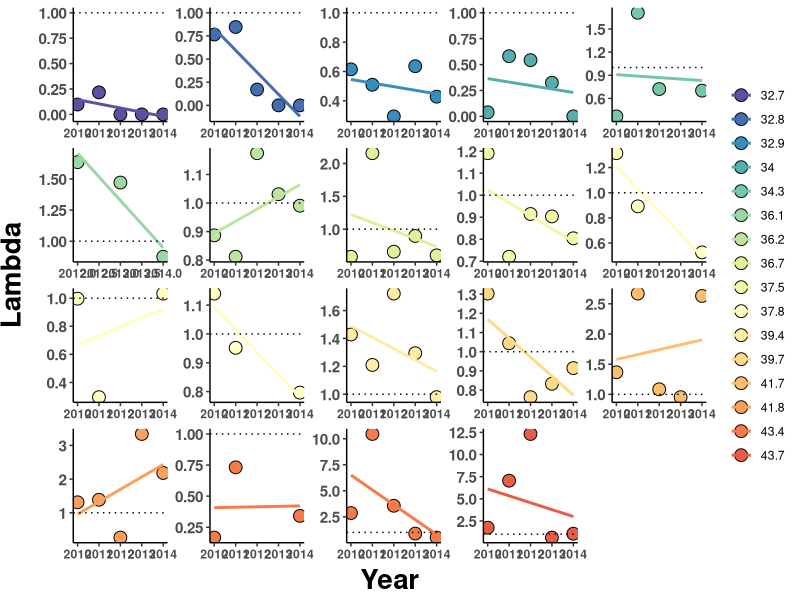
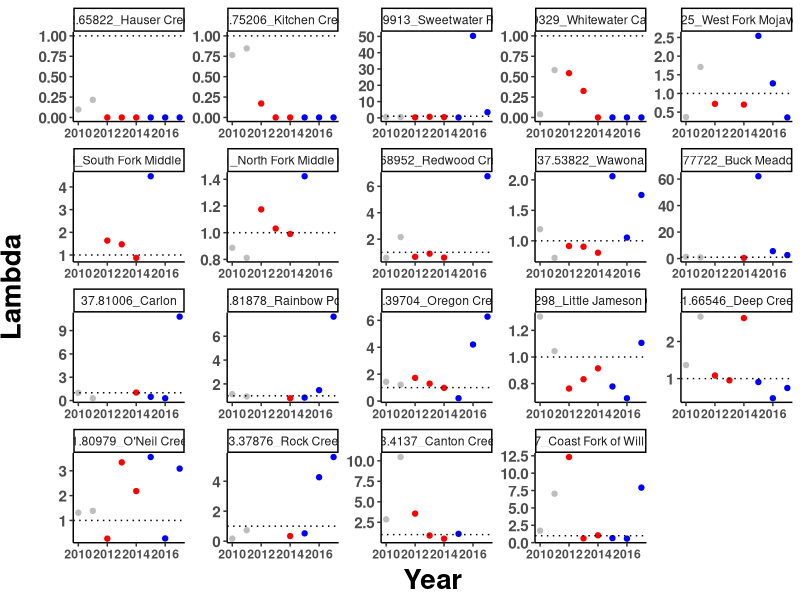

The R source for these figures, in order: (Note: this script raises an error after producing the figures.)
#### PROJECT: Evolutionary rescue of Mimulus cardinalis populations during extreme drought
#### PURPOSE OF THIS SCRIPT: Produce demography graphs for publication
#### AUTHOR: Amy Angert & Daniel Anstett
#### DATE LAST MODIFIED: 20240627


#*******************************************************************************
#### 0. Clean workspace and load required packages
#*******************************************************************************

# Remove objects and clear workspace
rm(list = ls(all=TRUE))

# Make vector of packages needed
packages_needed <- c("tidyverse", "RColorBrewer","cowplot")

# Install packages needed (if not already installed)
for (i in 1:length(packages_needed)){
  if(!(packages_needed[i] %in% installed.packages())){install.packages(packages_needed[i])}
}

# Load packages needed
for (i in 1:length(packages_needed)){
  library(packages_needed[i], character.only = TRUE)
}


#*******************************************************************************
### 1. Read in lambda estimates for each site and year 
#*******************************************************************************
dat <- read.csv("data/demography data/siteYear.lambda_2010-2019.csv") %>% 
  mutate(Site.Name=paste(Latitude,Site, sep = "_")) %>% filter(Year!=2018) %>% filter(Site!="Mill Creek")

# add color ramp column
color <- read_csv("data/genomic_data/pop_meta_data.csv") %>% 
  dplyr::select(Site, Lat.Color) %>% 
  unique()

dat <- left_join(dat, color)

dat_pre <- dat %>% filter(Year<2012)
dat_drought <- dat %>% filter(between(Year,2012,2014))
dat_recovery <- dat %>% filter(between(Year,2015,2017))
dat_post <- dat %>% filter(Year>2017)
dat_decline <- dat %>% filter(Year<2015)

#*******************************************************************************
### 1. Visualize declines over time for all sites (Fig S1)
#*******************************************************************************

#Decline only
ggplot(dat_decline, aes(x=Year, y=lambda)) +
  geom_point(aes(fill=as.factor(round(Latitude, 1))), shape=21, size=4) +
  geom_smooth(method=lm, se=FALSE, aes(color=as.factor(round(Latitude, 1)))) + 
  scale_color_manual(values=rev(unique(dat_decline$Lat.Color)), aesthetics = c("color", "fill")) +
  scale_y_continuous(name="Lambda")+ scale_x_continuous(name="Year")+
  geom_hline(yintercept=1, linetype="dotted") +
  facet_wrap(~Site.Name, scale="free") + theme_classic() + theme(
    #facet_wrap(~Site.Lat, scale="free") + theme_classic() + theme(
    axis.text.x = element_text(face="bold"),
    axis.text.y = element_text(size=11,face="bold"),
    axis.title.x = element_text(color="black", size=20, vjust = 0.5, face="bold"),
    axis.title.y = element_text(color="black", size=20,vjust = 2, face="bold",hjust=0.5)) + theme(strip.background = element_blank(), strip.text.x = element_blank(), legend.title = element_blank())

#ggsave("Graphs/Demography/01_decline.pdf",width=14, height = 8, units = "in")


#*******************************************************************************
### 3. Visualize estimates over time for all sites (Fig S1)
#*******************************************************************************

#Decline & Recovery
ggplot(dat, aes(x=Year, y=lambda)) +
  geom_point(data=filter(dat, Year<2012), col="grey") +
  geom_point(data=filter(dat, between(Year,2012,2014)), col="red") +
  geom_point(data=filter(dat, between(Year,2015,2017)), col="blue") +
  geom_point(data=filter(dat, Year>2017), col="grey") +
  scale_y_continuous(name="Lambda")+ 
  scale_x_continuous(name="Year",limits = c(2010, 2017))+
  geom_hline(yintercept=1, linetype="dotted") +
  facet_wrap(~Site.Name, scale="free") + theme_classic() + theme(
  #facet_wrap(~Site.Lat, scale="free") + theme_classic() + theme(
    axis.text.x = element_text(face="bold"),
    axis.text.y = element_text(size=11,face="bold"),
    axis.title.x = element_text(color="black", size=20, vjust = 0.5, face="bold"),
    axis.title.y = element_text(color="black", size=20,vjust = 2, face="bold",hjust=0.5))
#+
#theme(strip.background = element_blank(), strip.text.x = element_blank(),
#     legend.title = element_blank())

ggsave("Graphs/Demography/01_decline_recovery.pdf",width=14, height = 8, units = "in")



#*******************************************************************************
### 4. Visualize decline over time for select sites (Fig 1D)
#*******************************************************************************

#Little Jamison
dat_little <- dat %>% filter(Site=="Little Jameson Creek") %>% filter(Year<2015)
plot_3 <- ggplot(dat_little, aes(x=Year, y=lambda)) + geom_point(size=4,shape=21,fill="#9BD7A4") +
  #geom_smooth(data=filter(dat_little, Year<2015), method="lm", se=FALSE, col="#9BD7A4",size=1.5) +
  #geom_smooth(data=filter(dat_little, Year>2014), method="lm", se=FALSE, col="blue") +
  scale_y_continuous(name="Lambda")+ scale_x_continuous(name="")+
  geom_hline(yintercept=1, linetype="dotted",size=0.8) + theme_classic() + theme(
    #facet_wrap(~Site.Lat, scale="free") + theme_classic() + theme(
    axis.text.x = element_text(size=18,face="bold"),
    axis.text.y = element_text(size=18,face="bold"),
    axis.title.x = element_text(color="black", size=20, vjust = 0.5, face="bold"),
    axis.title.y = element_text(color="black", size=22,vjust = 2, face="bold",hjust=0.5))
plot_3
ggsave("Graphs/Demography/sites/05_little_jamison.pdf",width=5, height = 4, units = "in")


#*******************************************************************************
### 5. Visualize estimates over time for select sites
#*******************************************************************************

#Kitchen creek
dat_kitchen <- dat %>% filter(Paper_ID==15)
plot_1 <- ggplot(dat_kitchen, aes(x=Year, y=lambda)) + geom_point(size=2) +
  geom_smooth(data=filter(dat_kitchen, Year<2015), method="lm", se=FALSE, col="red") +
  geom_smooth(data=filter(dat_kitchen, Year>2014), method="lm", se=FALSE, col="blue") +
  scale_y_continuous(name="Lambda")+ scale_x_continuous(name="")+
  geom_hline(yintercept=1, linetype="dotted") + theme_classic() + theme(
    #facet_wrap(~Site.Lat, scale="free") + theme_classic() + theme(
    axis.text.x = element_text(size=18,face="bold"),
    axis.text.y = element_text(size=18,face="bold"),
    axis.title.x = element_text(color="black", size=20, vjust = 0.5, face="bold"),
    axis.title.y = element_text(color="black", size=22,vjust = 2, face="bold",hjust=0.5))
ggsave("Graphs/Demography/sites/01_kitchen.pdf",width=6, height = 4, units = "in")

#Wawona
dat_Wawona <- dat %>% filter(Paper_ID==5)
plot_2 <- ggplot(dat_Wawona, aes(x=Year, y=lambda)) + geom_point(size=2) +
  geom_smooth(data=filter(dat_Wawona, Year<2015), method="lm", se=FALSE, col="red") +
  geom_smooth(data=filter(dat_Wawona, Year>2014), method="lm", se=FALSE, col="blue") +
  scale_y_continuous(name="Lambda")+ scale_x_continuous(name="")+
  geom_hline(yintercept=1, linetype="dotted") + theme_classic() + theme(
    #facet_wrap(~Site.Lat, scale="free") + theme_classic() + theme(
    axis.text.x = element_text(size=18,face="bold"),
    axis.text.y = element_text(size=18,face="bold"),
    axis.title.x = element_text(color="black", size=20, vjust = 0.5, face="bold"),
    axis.title.y = element_text(color="black", size=22,vjust = 2, face="bold",hjust=0.5))
ggsave("Graphs/Demography/sites/02_wawona.pdf",width=6, height = 4, units = "in")

#Little Jamison
dat_little <- dat %>% filter(Paper_ID==7)
plot_3 <- ggplot(dat_little, aes(x=Year, y=lambda)) + geom_point(size=2) +
  geom_smooth(data=filter(dat_little, Year<2015), method="lm", se=FALSE, col="red") +
  geom_smooth(data=filter(dat_little, Year>2014), method="lm", se=FALSE, col="blue") +
  scale_y_continuous(name="Lambda")+ scale_x_continuous(name="")+
  geom_hline(yintercept=1, linetype="dotted") + theme_classic() + theme(
    #facet_wrap(~Site.Lat, scale="free") + theme_classic() + theme(
    axis.text.x = element_text(size=18,face="bold"),
    axis.text.y = element_text(size=18,face="bold"),
    axis.title.x = element_text(color="black", size=20, vjust = 0.5, face="bold"),
    axis.title.y = element_text(color="black", size=22,vjust = 2, face="bold",hjust=0.5))
ggsave("Graphs/Demography/sites/03_little_jamison.pdf",width=6, height = 4, units = "in")

#Coast Fork of Willamette
dat_coast <- dat %>% filter(Paper_ID==55)
plot_4 <- ggplot(dat_coast, aes(x=Year, y=lambda)) + geom_point(size=2) +
  geom_smooth(data=filter(dat_coast, Year<2015), method="lm", se=FALSE, col="red") +
  geom_smooth(data=filter(dat_coast, Year>2014), method="lm", se=FALSE, col="blue") +
  scale_y_continuous(name="Lambda")+ scale_x_continuous(name="")+
  geom_hline(yintercept=1, linetype="dotted") + theme_classic() + theme(
    #facet_wrap(~Site.Lat, scale="free") + theme_classic() + theme(
    axis.text.x = element_text(size=18,face="bold"),
    axis.text.y = element_text(size=18,face="bold"),
    axis.title.x = element_text(color="black", size=20, vjust = 0.5, face="bold"),
    axis.title.y = element_text(color="black", size=22,vjust = 2, face="bold",hjust=0.5))
ggsave("Graphs/Demography/sites/04_coast_fork.pdf",width=6, height = 4, units = "in")


